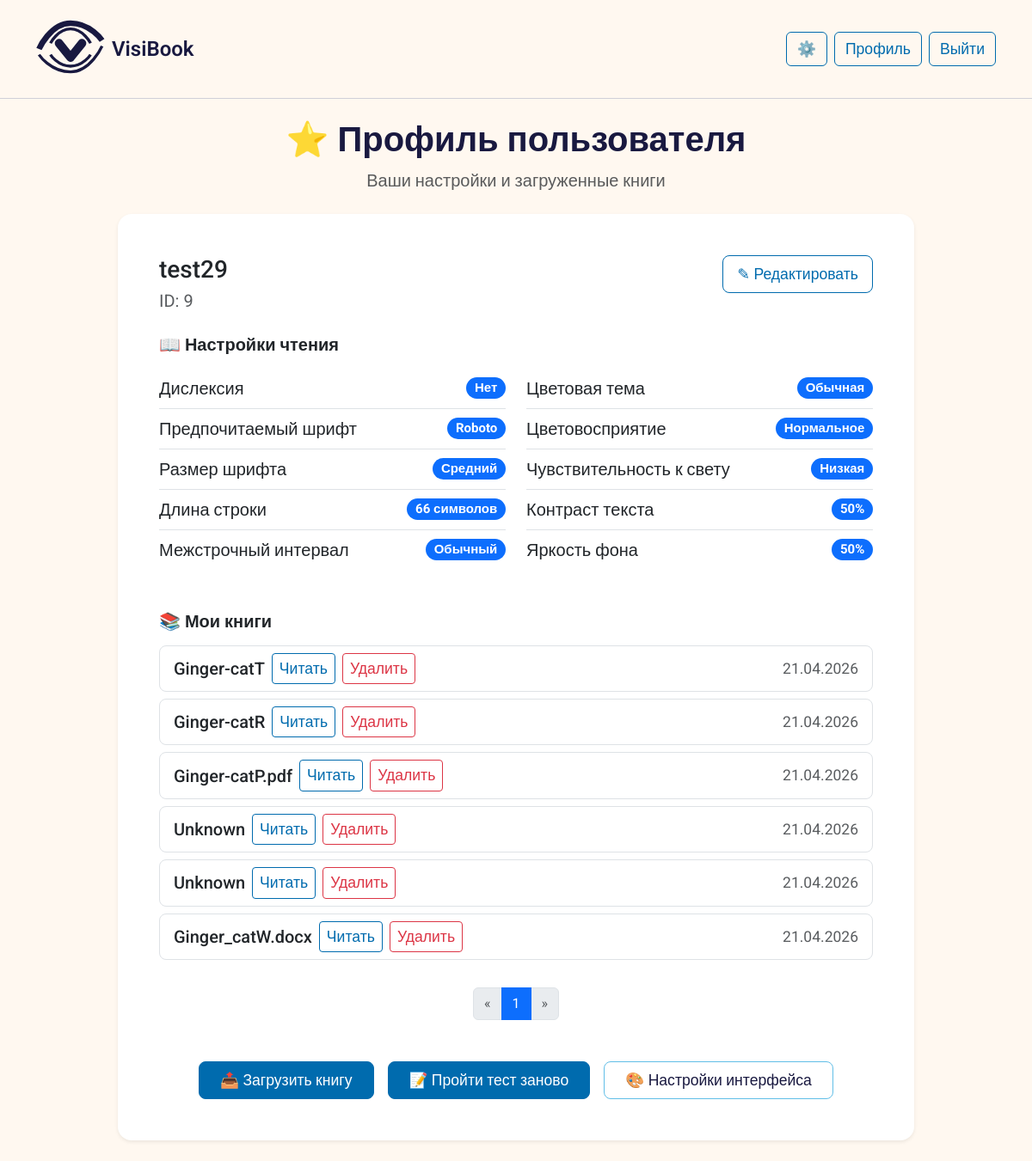
/profile/9 (signed in), run on the app's committed database.
### app.py (models this page shows, shortened)
class User(db.Model):
    id = db.Column(db.Integer, primary_key=True)
    username = db.Column(db.String(80), unique=True, nullable=False, default='user1')
    password_hash = db.Column(db.String(200))
    contrast = db.Column(db.String(20))       # 'high', 'medium', 'low'
    color_vision = db.Column(db.String(20))   # 'normal', 'deutan', 'protan', 'tritan'
    font_pref = db.Column(db.String(20))      # 'small', 'medium', 'large'
    theme_pref = db.Column(db.String(20))     # 'light', 'dark', 'sepia', 'high_contrast'
    line_height = db.Column(db.String(20), default='normal')      # 'normal' или 'large'
    color_blindness_type = db.Column(db.String(20), default='none')   # 'none', 'protanopia', 'deuteranopia', 'tritanopia'
    has_dyslexia = db.Column(db.Boolean, default=False)
    light_sensitivity_level = db.Column(db.String(20), default='low')   # 'low', 'medium', 'high'
    preferred_font = db.Column(db.String(50), default='Roboto')
    contrast_sensitivity = db.Column(db.Integer, default=50)
    brightness_preference = db.Column(db.Integer, default=50)
    preferred_line_width_ch = db.Column(db.Integer, default=66)
    ui_theme = db.Column(db.String(20), default='light')      # 'light', 'dark', 'mono'
    ui_font_size = db.Column(db.String(20), default='medium') # 'small', 'medium', 'large'
    created_at = db.Column(db.DateTime, default=datetime.utcnow)

class Book(db.Model):
    id = db.Column(db.Integer, primary_key=True)
    user_id = db.Column(db.Integer, db.ForeignKey('user.id'), nullable=False)
    filename = db.Column(db.String(200), nullable=False)
    file_path = db.Column(db.String(300), nullable=False)
    extracted_html_path = db.Column(db.String(300))  # путь к сгенерированному HTML
    title = db.Column(db.String(200))  # будет извлечено из метаданных
    uploaded_at = db.Column(db.DateTime, default=datetime.utcnow)
    last_position = db.Column(db.Integer, default=0)
    user = db.relationship('User', backref=db.backref('books', lazy=True))

### app.py (the view)
@app.route('/profile/<int:user_id>')
def profile(user_id):
    if 'user_id' not in session:
        return redirect(url_for('login'))
    if session['user_id'] != user_id:
        return "Доступ запрещён", 403
    user = User.query.get_or_404(user_id)
    page = request.args.get('page', 1, type=int)
    per_page = 10
    books_pagination = Book.query.filter_by(user_id=user.id).order_by(Book.uploaded_at.desc()).paginate(page=page, per_page=per_page, error_out=False)
    return render_template('profile.html', user=user, books=books_pagination)

### app.py (called while the page is built)
@app.context_processor
def inject_ui_settings():
    ui_theme = 'light'
    ui_font_size = 'medium'
    if 'user_id' in session:
        user = User.query.get(session['user_id'])
        if user:
            ui_theme = getattr(user, 'ui_theme', 'light')
            ui_font_size = getattr(user, 'ui_font_size', 'medium')
    return dict(ui_theme=ui_theme, ui_font_size=ui_font_size)

### templates/profile.html
{% extends "base.html" %}
{% block content %}
<div class="row justify-content-center">
    <div class="col-lg-10">
        <div class="text-center mb-4">
            <h1 class="fw-semibold">⭐ Профиль пользователя</h1>
            <p class="text-muted">Ваши настройки и загруженные книги</p>
        </div>
        <div class="card border-0 shadow-sm rounded-4 mb-4">
            <div class="card-body p-4 p-md-5">
                <div class="d-flex flex-wrap justify-content-between align-items-start mb-3">
                    <div>
                        <h5 class="card-title mb-1 fs-3">{{ user.username }}</h5>
                        <p class="text-muted mb-0">ID: {{ user.id }}</p>
                    </div>
                    <div class="mt-2 mt-sm-0">
                        <a href="{{ url_for('edit_profile') }}" class="btn btn-outline-primary btn-lg">✎ Редактировать</a>
                    </div>
                </div>
                <h6 class="mt-4 mb-3 fs-5 fw-semibold">📖 Настройки чтения</h6>
                <div class="row g-4">
                    <div class="col-md-6">
                        <ul class="list-group list-group-flush bg-transparent">
                            <li class="list-group-item d-flex justify-content-between align-items-center px-0">
                                Дислексия
                                <span class="badge bg-primary rounded-pill">{{ 'Да' if user.has_dyslexia else 'Нет' }}</span>
                            </li>
                            <li class="list-group-item d-flex justify-content-between align-items-center px-0">
                                Предпочитаемый шрифт
                                <span class="badge bg-primary rounded-pill">{{ user.preferred_font or 'Roboto' }}</span>
                            </li>
                            <li class="list-group-item d-flex justify-content-between align-items-center px-0">
                                Размер шрифта
                                <span class="badge bg-primary rounded-pill">
                                    {% if user.font_pref == 'small' %}Мелкий
                                    {% elif user.font_pref == 'medium' %}Средний
                                    {% elif user.font_pref == 'large' %}Крупный
                                    {% else %}Не указан{% endif %}
                                </span>
                            </li>
                            <li class="list-group-item d-flex justify-content-between align-items-center px-0">
                                Длина строки
                                <span class="badge bg-primary rounded-pill">{{ user.preferred_line_width_ch or 66 }} символов</span>
                            </li>
                            <li class="list-group-item d-flex justify-content-between align-items-center px-0">
                                Межстрочный интервал
                                <span class="badge bg-primary rounded-pill">
                                    {% if user.line_height == 'large' %}Увеличенный
                                    {% else %}Обычный{% endif %}
                                </span>
                            </li>
                        </ul>
                    </div>
                    <div class="col-md-6">
                        <ul class="list-group list-group-flush bg-transparent">
                            <li class="list-group-item d-flex justify-content-between align-items-center px-0">
                                Цветовая тема
                                <span class="badge bg-primary rounded-pill">
                                    {% if user.theme_pref == 'normal' %}Обычная
                                    {% elif user.theme_pref == 'high' %}Высокий контраст
                                    {% elif user.theme_pref == 'dark' %}Тёмная
                                    {% elif user.theme_pref == 'sepia' %}Сепия
                                    {% else %}Не указана{% endif %}
                                </span>
                            </li>
                            <li class="list-group-item d-flex justify-content-between align-items-center px-0">
                                Цветовосприятие
                                <span class="badge bg-primary rounded-pill">
                                    {% if user.color_vision == 'normal' %}Нормальное
                                    {% elif user.color_vision == 'deutan' %}Дейтеранопия
                                    {% elif user.color_vision == 'protan' %}Протанопия
                                    {% elif user.color_vision == 'tritan' %}Тританопия
                                    {% else %}Не указано{% endif %}
                                </span>
                            </li>
                            <li class="list-group-item d-flex justify-content-between align-items-center px-0">
                                Чувствительность к свету
                                <span class="badge bg-primary rounded-pill">
                                    {% if user.light_sensitivity_level == 'low' %}Низкая
                                    {% elif user.light_sensitivity_level == 'medium' %}Средняя
                                    {% elif user.light_sensitivity_level == 'high' %}Высокая
                                    {% else %}Не указана{% endif %}
                                </span>
                            </li>
                            <li class="list-group-item d-flex justify-content-between align-items-center px-0">
                                Контраст текста
                                <span class="badge bg-primary rounded-pill">{{ user.contrast_sensitivity or 50 }}%</span>
                            </li>
                            <li class="list-group-item d-flex justify-content-between align-items-center px-0">
                                Яркость фона
                                <span class="badge bg-primary rounded-pill">{{ user.brightness_preference or 50 }}%</span>
                            </li>
                        </ul>
                    </div>
                </div>
                <h6 class="mt-5 mb-3 fs-5 fw-semibold">📚 Мои книги</h6>
                {% if books.items %}
                <div class="list-group">
                    {% for book in books.items %}
                    <div class="list-group-item d-flex flex-wrap justify-content-between align-items-center rounded-3 mb-2 border">
                        <div class="d-flex flex-wrap align-items-center gap-2">
                            <span class="fw-medium">{{ book.title }}</span>
                            {% if book.extracted_html_path %}
                                <a href="/read/{{ book.id }}" class="btn btn-sm btn-outline-primary">Читать</a>
                            {% else %}
                                <span class="badge bg-warning text-dark">HTML не готов</span>
                            {% endif %}
                            <form action="{{ url_for('delete_book', book_id=book.id) }}" method="POST" class="d-inline" onsubmit="return confirm('Удалить книгу? Это действие нельзя отменить.');">
                                <button type="submit" class="btn btn-sm btn-outline-danger">Удалить</button>
                            </form>
                        </div>
                        <span class="text-muted small">{{ book.uploaded_at.strftime('%d.%m.%Y') }}</span>
                    </div>
                    {% endfor %}
                </div>
                <nav aria-label="Навигация по книгам">
                    <ul class="pagination justify-content-center mt-4">
                        {% if books.has_prev %}
                            <li class="page-item"><a class="page-link" href="{{ url_for('profile', user_id=user.id, page=books.prev_num) }}">« </a></li>
                        {% else %}
                            <li class="page-item disabled"><span class="page-link">« </span></li>
                        {% endif %}
                        {% for page_num in books.iter_pages(left_edge=1, right_edge=1, left_current=2, right_current=2) %}
                            {% if page_num %}
                                {% if page_num == books.page %}
                                    <li class="page-item active"><span class="page-link">{{ page_num }}</span></li>
                                {% else %}
                                    <li class="page-item"><a class="page-link" href="{{ url_for('profile', user_id=user.id, page=page_num) }}">{{ page_num }}</a></li>
                                {% endif %}
                            {% else %}
                                <li class="page-item disabled"><span class="page-link">...</span></li>
                            {% endif %}
                        {% endfor %}
                        {% if books.has_next %}
                            <li class="page-item"><a class="page-link" href="{{ url_for('profile', user_id=user.id, page=books.next_num) }}"> »</a></li>
                        {% else %}
                            <li class="page-item disabled"><span class="page-link"> »</span></li>
                        {% endif %}
                    </ul>
                </nav>
                {% else %}
                <div class="alert alert-light text-center py-3 rounded-3">
                    <p class="mb-0">У вас пока нет загруженных книг.</p>
                </div>
                {% endif %}
                <div class="d-flex flex-wrap justify-content-center gap-3 mt-5">
                    <a href="/upload/{{ user.id }}" class="btn btn-primary btn-lg px-4">📤 Загрузить книгу</a>
                    <a href="/test" class="btn btn-primary btn-lg px-4">📝 Пройти тест заново</a>
                    <a href="{{ url_for('settings') }}" class="btn btn-outline-secondary btn-lg px-4">🎨 Настройки интерфейса</a>
                </div>
            </div>
        </div>
    </div>
</div>
{% endblock %}

### templates/base.html (shortened to what this page needs)
<!doctype html>
<html lang="ru">
<head>
    <link href="https://cdn.jsdelivr.net/npm/bootstrap@5.3.0/dist/css/bootstrap.min.css" rel="stylesheet">
    <link rel="stylesheet" href="https://cdn.jsdelivr.net/npm/bootstrap-icons@1.11.3/font/bootstrap-icons.min.css">
</head>
<body {% block body_attributes %}class=" {% if ui_font_size == 'small' %}ui-font-small{% elif ui_font_size == 'large' %}ui-font-large{% else %}ui-font-medium{% endif %}"{% endblock %}>
    <nav class="navbar navbar-expand-lg mb-4">
        <div class="container">
            <a class="navbar-brand" href="/">
                <img src="{{ url_for('static', filename='logo/Logo_VisiBook' + ('_mood_dark' if ui_theme == 'dark' else '_monochrome' if ui_theme == 'mono' else '') + '.svg') }}" alt="VisiBook logo">
                VisiBook
            </a>
            <div class="collapse navbar-collapse" id="navbarNav">
                <ul class="navbar-nav ms-auto">
                    {% if session.user_id %}
                        <li class="nav-item">
                            <a class="btn btn-outline-primary ms-2" href="{{ url_for('settings') }}">⚙️</a>
                        </li>
                        <li class="nav-item">
                            <a class="btn btn-outline-primary ms-2"  href="/profile/{{ session.user_id }}">Профиль</a>
                        </li>
                        <li class="nav-item">
                            <a class="btn btn-outline-primary ms-2"  href="/logout">Выйти</a>
                        </li>
                    {% endif %}
                </ul>
            </div>
        </div>
    </nav>
    <div class="container mt-4">
        {% block content %}{% endblock %}
    </div>
</body>
</html>

### templates/base.html (style rules this page uses)
:root { --bg-light: #FFF8F0; --text-dark: #191940; --text-secondary: #4A4A6A; --accent: #006BAE; --accent-hover: #005A94; --border-light: #D0D0D8; --warning-bg: #681159; --warning-text: #FFFFFF; --btn-text: #FFFFFF; --btn-secondary-bg: #61BEE7; --btn-secondary-text: #191940; }
body.ui-font-medium { font-size: 20px; }
body.ui-font-medium .btn, body.ui-font-medium .form-label, body.ui-font-medium .nav-link { font-size: 1.1rem; }
body { background-color: var(--bg-light); color: var(--text-dark); font-family: 'Roboto', sans-serif; transition: background-color 0.2s, color 0.2s; }
.navbar { background-color: var(--bg-light) !important; border-bottom: 1px solid var(--border-light); padding: 0.75rem 1rem; }
.navbar-brand { display: flex; align-items: center; gap: 0.5rem; font-weight: 600; font-size: 1.5rem; color: var(--text-dark) !important; text-decoration: none; }
.navbar-brand img { height: 80px; width: auto; }
.btn-primary { background-color: var(--accent); border-color: var(--accent); color: var(--btn-text); transition: background-color 0.2s, border-color 0.2s; }
.btn-outline-primary { border-color: var(--accent); color: var(--accent); }
.btn-outline-secondary { border-color: var(--btn-secondary-bg); color: var(--btn-secondary-text); }
.btn-outline-danger { border-color: #dc3545; color: #dc3545; }
.card { background-color: var(--bg-light); border: 1px solid var(--border-light); border-radius: 12px; box-shadow: 0 2px 8px rgba(0,0,0,0.03); }
a:not(.btn) { color: var(--accent); text-decoration: none; }
.card { background-color: #ffffff; border: none; box-shadow: 0 4px 12px rgba(0,0,0,0.05); }
* { scrollbar-width: auto; scrollbar-color: var(--accent, #006BAE) transparent; }

### data on the page
User: username "test29", id "9", has_dyslexia "Нет", preferred_font "Roboto", preferred_line_width_ch "66", contrast_sensitivity "50", brightness_preference "50"
Book: title "Ginger-catT", uploaded_at "21.04.2026"
Book: title "Ginger-catR", uploaded_at "21.04.2026"
Book: title "Ginger-catP.pdf", uploaded_at "21.04.2026"
Book: title "Unknown", uploaded_at "21.04.2026"
Book: title "Unknown", uploaded_at "21.04.2026"
Book: title "Ginger_catW.docx", uploaded_at "21.04.2026"

### other printed values
{{ page_num }} "1"
